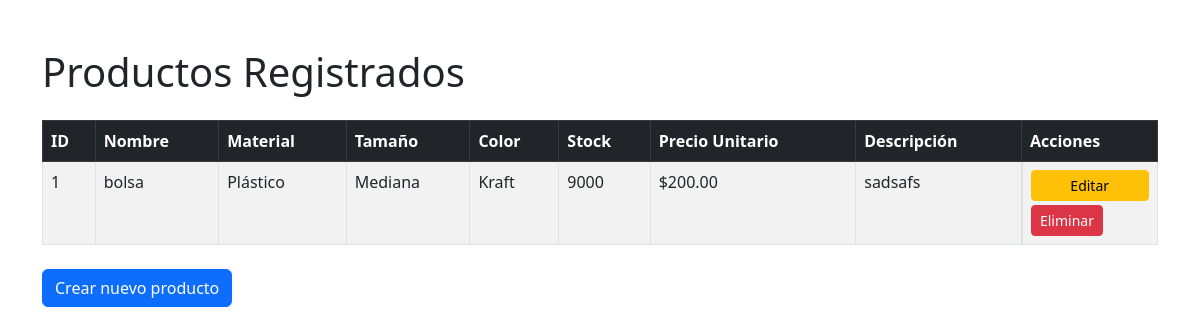
/productos/consultar/, run on the app's committed database.
### productos/models.py (models this page shows, shortened)
class Producto(models.Model):
    MATERIAL_CHOICES = [
        ('papel', 'Papel'),
        ('plastico', 'Plástico'),
        ('biodegradable', 'Biodegradable'),
        ('tnt', 'TNT'),
    ]
    TAMAÑO_CHOICES = [
        ('pequeña', 'Pequeña'),
        ('mediana', 'Mediana'),
        ('grande', 'Grande'),
    ]
    COLOR_CHOICES = [
        ('blanco', 'Blanco'),
        ('negro', 'Negro'),
        ('kraft', 'Kraft'),
        ('transparente', 'Transparente'),
    ]
    id_producto = models.AutoField(unique=True, primary_key=True)
    nombre_producto = models.CharField(max_length=100)
    tipo_material = models.CharField(max_length=20, choices=MATERIAL_CHOICES, default='kraft')
    tamaño = models.CharField(max_length=20, choices=TAMAÑO_CHOICES, default='grande')
    color = models.CharField(max_length=20, choices=COLOR_CHOICES, default='blanco')
    descripcion = models.TextField(blank=True)
    stock = models.PositiveIntegerField(default=0)
    precio_unitario = models.DecimalField(max_digits=10, decimal_places=2, default=0.0)

### productos/views.py (the view)
# urls.py: path('consultar/', consultar_productos, name='consultar_productos'),
def consultar_productos(request):
    productos = Producto.objects.all()
    return render(request, 'productos/consultar_productos.html', {'productos': productos})

### templates/productos/consultar_productos.html (shortened to what this page needs)
<!DOCTYPE html>
<html lang="es">
<head>
    <link href="https://cdn.jsdelivr.net/npm/bootstrap@5.3.0/dist/css/bootstrap.min.css" rel="stylesheet">
</head>
<body class="container mt-5">
    <h1 class="mb-4">Productos Registrados</h1>
    <table class="table table-bordered table-hover table-striped">
        <thead class="table-dark">
            <tr>
                <th>ID</th>
                <th>Nombre</th>
                <th>Material</th>
                <th>Tamaño</th>
                <th>Color</th>
                <th>Stock</th>
                <th>Precio Unitario</th>
                <th>Descripción</th>
                <th>Acciones</th>
            </tr>
        </thead>
        <tbody>
            {% for producto in productos %}
            <tr>
                <td>{{ producto.id_producto }}</td>
                <td>{{ producto.nombre_producto }}</td>
                <td>{{ producto.get_tipo_material_display }}</td>
                <td>{{ producto.get_tamaño_display }}</td>
                <td>{{ producto.get_color_display }}</td>
                <td>{{ producto.stock }}</td>
                <td>${{ producto.precio_unitario }}</td>
                <td>{{ producto.descripcion }}</td>
                <td class="d-flex flex-column gap-1">
                    <a href="{% url 'editar_productos' producto.id_producto %}" class="btn btn-sm btn-warning">Editar</a>
                    <form action="{% url 'eliminar_productos' producto.id_producto %}" method="POST">
                        <button type="submit" class="btn btn-sm btn-danger" onclick="return confirm('¿Estás seguro que quieres eliminar este producto?');">Eliminar</button>
                    </form>
                </td>
            </tr>
            {% empty %}
            <tr>
                <td colspan="9" class="text-center">No hay productos registrados.</td>
            </tr>
            {% endfor %}
        </tbody>
    </table>
    <div class="mt-4">
        <a href="{% url 'agregar_productos' %}" class="btn btn-primary">Crear nuevo producto</a>
    </div>
</body>
</html>

### data on the page
Producto: id_producto "1", nombre_producto "bolsa", tipo_material "Plástico", tamaño "Mediana", color "Kraft", stock "9000", precio_unitario "200.00", descripcion "sadsafs"
